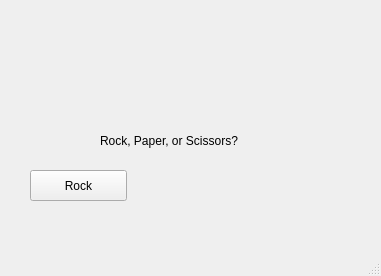
<?xml version="1.0" encoding="UTF-8"?>
<ui version="4.0">
 <class>MainWindow</class>
 <widget class="QMainWindow" name="MainWindow">
  <property name="geometry">
   <rect>
    <x>0</x>
    <y>0</y>
    <width>381</width>
    <height>276</height>
   </rect>
  </property>
  <property name="windowTitle">
   <string>MainWindow</string>
  </property>
  <widget class="QWidget" name="centralwidget">
   <widget class="QLabel" name="playerChoice">
    <property name="geometry">
     <rect>
      <x>100</x>
      <y>120</y>
      <width>231</width>
      <height>41</height>
     </rect>
    </property>
    <property name="text">
     <string>Rock, Paper, or Scissors?</string>
    </property>
   </widget>
   <widget class="QPushButton" name="choiceRock">
    <property name="geometry">
     <rect>
      <x>30</x>
      <y>170</y>
      <width>97</width>
      <height>31</height>
     </rect>
    </property>
    <property name="text">
     <string>Rock</string>
    </property>
   </widget>
  </widget>
  <widget class="QMenuBar" name="menubar">
   <property name="geometry">
    <rect>
     <x>0</x>
     <y>0</y>
     <width>381</width>
     <height>28</height>
    </rect>
   </property>
  </widget>
  <widget class="QStatusBar" name="statusbar"/>
 </widget>
 <resources/>
 <connections/>
</ui>
